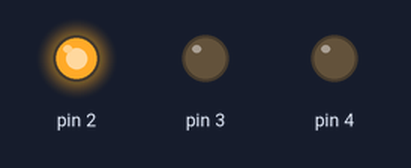
Recording of a sketch running on a simulated Arduino Uno, built with avr-gcc and run on an emulated ATmega328P. Parts: output pins drawn as LEDs (lit = HIGH).

Above: at 0.1 s.
At 1.1 s:
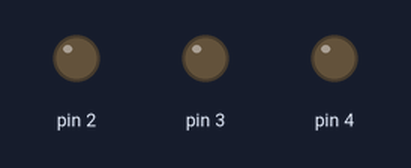
At 1.3 s:
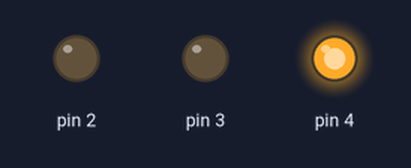
At 2.7 s:
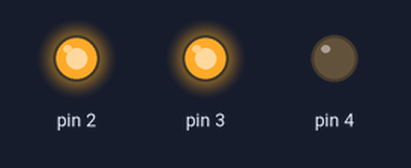
At 3.9 s:
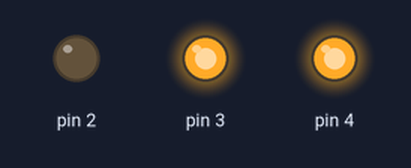
At 5.3 s:
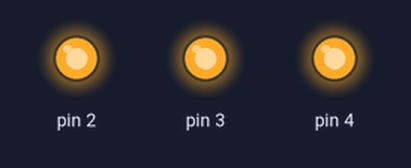
Timing chart, 0 to 5.6 s (numbered marks = the images above):
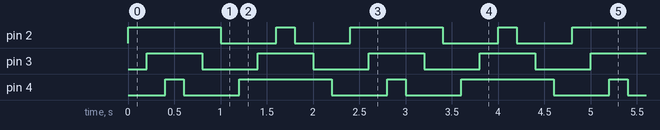

The sketch:

Experiment.ino
```cpp
int time_taken = 200;

void setup() {
  // put your setup code here, to run once:
pinMode(2,OUTPUT);
pinMode(3,OUTPUT);
pinMode(4,OUTPUT);

// or another way
for (int i = 2; i < 5 ; i++){
  pinMode(i,OUTPUT);
}

}

void loop() {
for (int y =2; y<5 ; y++){                               // begins turning on leds from pin 2 to pin 9
  digitalWrite(y,HIGH);
  delay(200);
}

for (int x = 4; x>1 ; x--){                              // begins turning off leds from pin 9 to pin 2
  digitalWrite(x,LOW);
  delay(200);
}

for (int x = 4; x>1 ; x--){                              // begins turning on leds from pin 9 to pin 2
  digitalWrite(x,HIGH);
  delay(200);
}

for (int y =2; y<5 ; y++){                               // begins turning OFF leds for 1 sec from pin 2 to pin 9
  digitalWrite(y,LOW);
  delay(200);
}
}
```

Measured:
- by itself, pin 2: repeats every 2.4 s: LOW 0.60 s, HIGH 0.20 s, LOW 0.60 s, HIGH 1.0 s
- by itself, pin 3: alternates HIGH for 0.60 s and LOW for 0.60 s
- by itself, pin 4: repeats every 2.4 s: LOW 0.60 s, HIGH 1.0 s, LOW 0.60 s, HIGH 0.20 s
